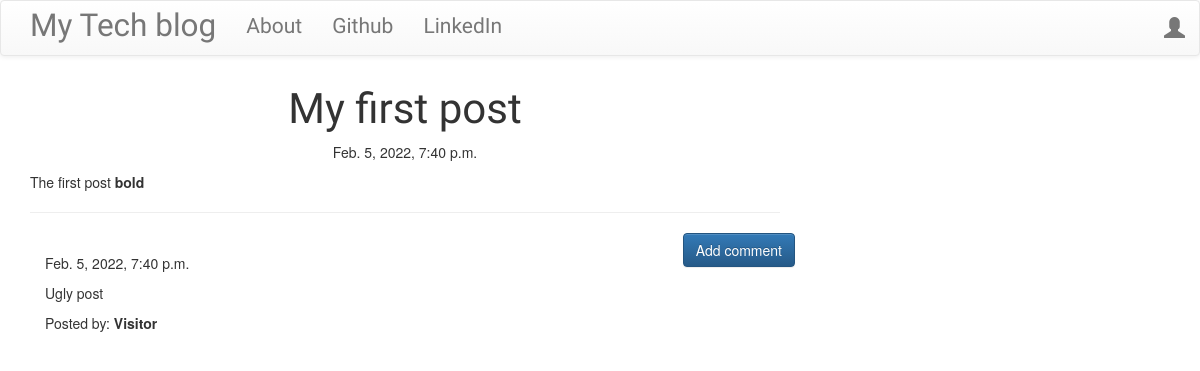
/post/1, run on an earlier commit of the app's database.
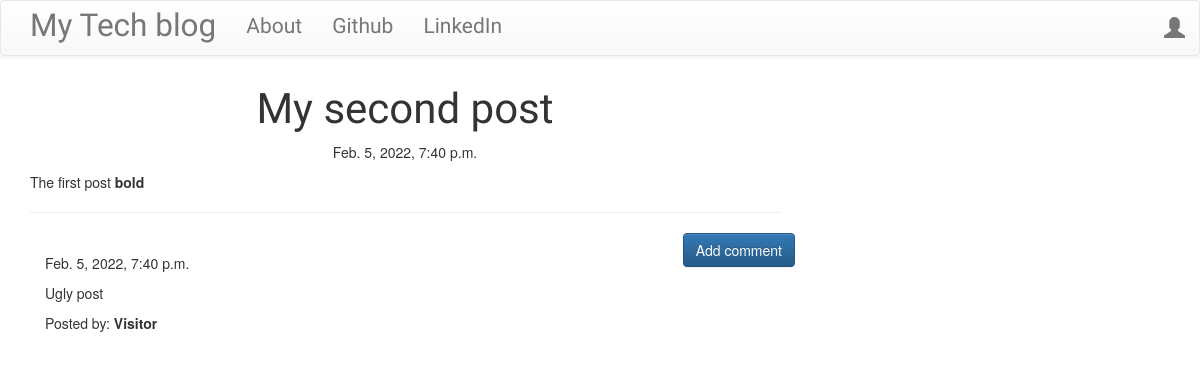
And on a later commit of the database.
### blog/models.py (models this page shows, shortened)
class Post(models.Model):
    author = models.ForeignKey('auth.User')
    title = models.CharField(max_length=200)
    text = models.TextField()
    created_date = models.DateTimeField(default=timezone.now)
    published_date = models.DateTimeField(blank=True, null=True)

class Comment(models.Model):
    post = models.ForeignKey('blog.Post', related_name='comments')
    author = models.CharField(max_length=200)
    text = models.TextField()
    created_date = models.DateTimeField(default=timezone.now)
    approved_comment = models.BooleanField(default=False)

### blog/views.py (the view)
class PostDetailView(DetailView):
    model = Post

### blog/templates/blog/post_detail.html (shortened to what this page needs)
{% extends 'blog/base.html' %}
{% block content %}
        <h1 class='posttitle loader'>{{ post.title }}</h1>
        {% if post.published_date %}
            <div class="date postdate">
                {{ post.published_date }}
            </div>
        {% else %}
            <a class="btn btn-default" href="{% url 'post_publish' pk=post.pk %}">Publish</a>
        {% endif %}
      <p class='postcontent' >{{ post.text|safe|linebreaksbr }}</p>
  <hr>
  <a class="btn btn-primary btn-comment" href="{% url 'add_comment_to_post' pk=post.pk %}">Add comment</a>
  <div class="container">
  {% for comment in post.comments.all %}
  <br>
      {% if user.is_authenticated or comment.approved_comment %}
              {{ comment.created_date }}
          <p>{{ comment.text|safe|linebreaks }}</p>
          <p>Posted by: <strong>{{ comment.author }}</strong></p>
      {% endif %}
  {% empty %}
      <p>No comments posted.</p>
  {% endfor %}
</div>
{% endblock %}

### blog/templates/blog/base.html (shortened to what this page needs)
<!DOCTYPE html>
{% load staticfiles %}
<html>
    <head>
        <link rel="stylesheet" href="https://maxcdn.bootstrapcdn.com/bootstrap/3.3.7/css/bootstrap.min.css">
        <link rel="stylesheet" href="https://maxcdn.bootstrapcdn.com/bootstrap/3.3.7/css/bootstrap-theme.min.css">
        <link rel="stylesheet" href="//cdn.jsdelivr.net/medium-editor/latest/css/medium-editor.min.css" type="text/css" media="screen" charset="utf-8">
        <link rel="stylesheet" href="{% static 'css/blog.css' %}">
<body class='loader'>
  <nav class="navbar navbar-default techfont custom-navbar">
    <div class="container">
      <ul class="nav navbar-nav">
        <li><a class='navbar-brand bigbrand' href="{% url 'post_list' %}">My Tech blog</a></li>
        <li><a href="{% url 'about'%}">About</a></li>
        <li><a href="https://github.com/vyahello">Github</a></li>
        <li><a href="https://www.linkedin.com/in/volodymyr-yahello">LinkedIn</a></li>
      </ul>
      <ul class="nav navbar-nav navbar-right">
        {% if user.is_authenticated %}
        <li>
          <a href="{% url 'post_new' %}" >New Post</a>
        </li>
        <li>
          <a href="{% url 'post_draft_list' %}">Drafts</a>
        </li>
        <li>
          <a href="{% url 'logout' %}" >Log out</a>
        </li>
        <li>
          <a >Welcome: {{ user.username }}</a>
        </li>
          {% else %}
          <li><a class='nav navbar-right' href="{% url 'login' %}" ><span class="glyphicon glyphicon-user"></span></a></li>
        {% endif %}
      </ul>
  </div>
</nav>
        <div class="content container">
            <div class="row">
                <div class="col-md-8">
                  <div class="blog_posts">
                    {% block content %}
                    {% endblock %}
                  </div>
                </div>
            </div>
        </div>
</body>
</html>

### blog/static/css/blog.css (style rules this page uses)
.techfont { font-family: 'Russo One', sans-serif; font-size: 1.5em; margin-bottom: 10px; }
.bigbrand { font-size: 1.5em; }
.postdate { text-align: center; }
.posttitle { font-family: 'Russo One', sans-serif; font-size: 3em; text-align: center; }
.postcontent { font-family: 'Montserrat'; font-size: 1.5em; }
.btn-comment { position: absolute; right: 0px; }
.loader { filter:hue-rotate(0deg); color:linear-gradient(45deg,#0f8,#08f); animation:hue 10000ms infinite linear; }

What changed in the data, as far as the page shows it:
changed Post "The first post bold": title "My first post" → "My second post"
